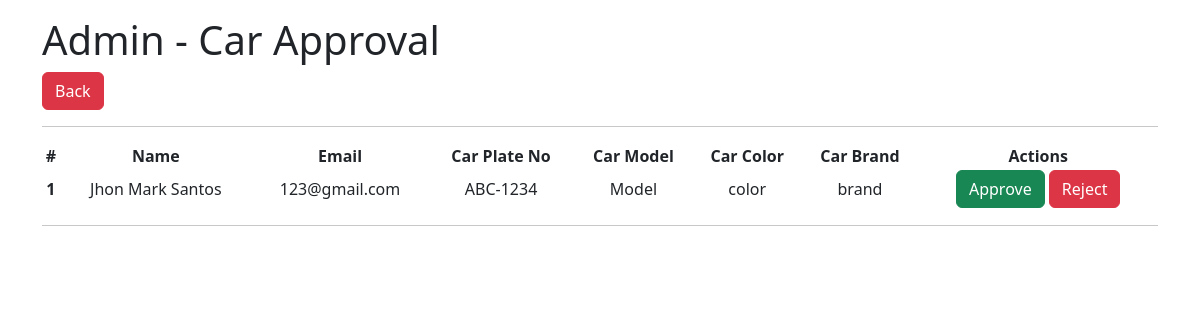
/admin/car_config/car_module.php, run on the app's committed database.
### tables this page shows
CREATE TABLE `cars` (
  `car_id` int(11) NOT NULL,
  `driv_id` int(11) NOT NULL,
  `car_plate_no` char(8) NOT NULL,
  `car_model` varchar(20) NOT NULL,
  `car_color` varchar(20) NOT NULL,
  `car_brand` varchar(20) NOT NULL,
  `car_rejected` tinyint(1) NOT NULL,
  `car_confirmed_at` timestamp NULL DEFAULT NULL,
  `car_created_at` timestamp NOT NULL DEFAULT current_timestamp()
);

CREATE TABLE `users` (
  `user_id` int(11) NOT NULL,
  `user_type` varchar(10) DEFAULT NULL,
  `user_fname` varchar(255) NOT NULL,
  `user_mname` varchar(255) DEFAULT NULL,
  `user_lname` varchar(255) NOT NULL,
  `user_contact_no` char(13) DEFAULT NULL,
  `user_email` varchar(255) NOT NULL,
  `user_password` varchar(255) NOT NULL,
  `user_barangay` varchar(255) NOT NULL,
  `user_city` varchar(255) NOT NULL,
  `user_province` varchar(255) NOT NULL,
  `user_verified_at` timestamp NULL DEFAULT NULL,
  `user_created_at` timestamp NOT NULL DEFAULT current_timestamp()
);

### admin/car_config/car_module.php (the view, shortened to what this page needs)
<?php
include '../../includes/connection.php';
$sql = "SELECT * FROM cars
INNER JOIN users
ON cars.driv_id = users.user_id
WHERE car_confirmed_at IS NULL AND car_rejected = 0;
";
$result = $connection->query($sql);
?>
<!DOCTYPE html>
<html lang="en">
<head>
    <link href="https://cdn.jsdelivr.net/npm/bootstrap@5.2.3/dist/css/bootstrap.min.css" rel="stylesheet">
</head>
<body>
    <div class="container my-3">
        <h1> Admin - Car Approval </h1>
        <a href="../index.php" class="btn btn-danger"> Back </a>
        <hr>
        <table class="table-responsive" style="width:100%">
            <thead>
                <tr>
                    <th scope="col" class="text-center">#</th>
                    <th scope="col" class="text-center">Name</th>
                    <th scope="col" class="text-center">Email</th>
                    <th scope="col" class="text-center">Car Plate No</th>
                    <th scope="col" class="text-center">Car Model</th>
                    <th scope="col" class="text-center">Car Color</th>
                    <th scope="col" class="text-center">Car Brand</th>
                    <th scope="col" class="text-center">Actions</th>
                </tr>
            </thead>
            <tbody>
                <?php
                if ($result->num_rows > 0) :
                    $x = 1;
                    while ($row = $result->fetch_assoc()) :
                ?>
                        <tr>
                            <th class="text-center"> <?= $x ?> </th>
                            <td class="text-center"> <?= $row['user_fname'] . " " . $row['user_lname'] ?> </td>
                            <td class="text-center"> <?= $row['user_email'] ?> </td>
                            <td class="text-center"> <?= $row['car_plate_no'] ?> </td>
                            <td class="text-center"> <?= $row['car_model'] ?> </td>
                            <td class="text-center"> <?= $row['car_color'] ?> </td>
                            <td class="text-center"> <?= $row['car_brand'] ?> </td>
                            <td class="text-center">
                                <a href="car_approve.php?car_id=<?= $row['car_id'] ?>&user_id=<?= $row['user_id'] ?>" class="btn btn-success"> Approve </a>
                                <a href="car_reject.php?car_id=<?= $row['car_id'] ?>&user_id=<?= $row['user_id'] ?>" class="btn btn-danger"> Reject </a>
                            </td>
                        </tr>
                <?php
                        $x++;
                    endwhile;
                endif;
                ?>
            </tbody>
        </table>
        <hr>
    </div>
</body>
</html>

### data on the page
cars: driv.user_fname "Jhon Mark", driv.user_lname "Santos", driv.user_email "123@gmail.com", car_plate_no "ABC-1234", car_model "Model", car_color "color", car_brand "brand"
